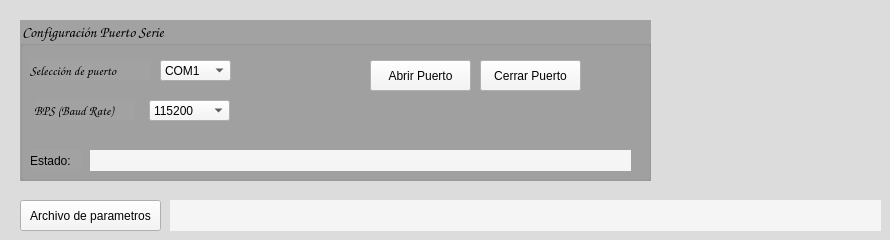
    <widget class="QWidget" name="tab">
     <property name="styleSheet">
      <string notr="true">background-color: rgb(220, 220, 220);</string>
     </property>
     <attribute name="title">
      <string notr="true">Config. de Inicio</string>
     </attribute>
     <widget class="QGroupBox" name="groupBox">
      <property name="geometry">
       <rect>
        <x>20</x>
        <y>20</y>
        <width>631</width>
        <height>161</height>
       </rect>
      </property>
      <property name="font">
       <font>
        <family>Comic Sans MS</family>
        <pointsize>11</pointsize>
        <weight>50</weight>
        <italic>false</italic>
        <bold>false</bold>
       </font>
      </property>
      <property name="styleSheet">
       <string notr="true">border-color: rgb(0, 0, 0);
color: rgb(0,0,0);
font: 11pt &quot;Comic Sans MS&quot;;
background-color: rgb(162, 162, 162);</string>
      </property>
      <property name="title">
       <string>Configuración Puerto Serie</string>
      </property>
      <widget class="QLabel" name="label_2">
       <property name="geometry">
        <rect>
         <x>14</x>
         <y>80</y>
         <width>101</width>
         <height>20</height>
        </rect>
       </property>
       <property name="font">
        <font>
         <family>Comic Sans MS</family>
         <pointsize>10</pointsize>
         <weight>50</weight>
         <italic>false</italic>
         <bold>false</bold>
        </font>
       </property>
       <property name="styleSheet">
        <string notr="true">font: 10pt &quot;Comic Sans MS&quot;;
color: rgb(2, 2, 2);</string>
       </property>
       <property name="text">
        <string>BPS (Baud Rate)</string>
       </property>
      </widget>
      <widget class="QComboBox" name="comboBox_2">
       <property name="geometry">
        <rect>
         <x>129</x>
         <y>80</y>
         <width>81</width>
         <height>21</height>
        </rect>
       </property>
       <property name="styleSheet">
        <string notr="true">font: 9pt &quot;Comic Sans MS&quot;;
color: rgb(2, 2, 2);
background-color: rgb(245, 245, 245);
selection-background-color: rgb(255, 204, 0);
selection-color: rgb(0, 0, 0);</string>
       </property>
       <item>
        <property name="text">
         <string>115200</string>
        </property>
       </item>
       <item>
        <property name="text">
         <string>76800</string>
        </property>
       </item>
       <item>
        <property name="text">
         <string>57600</string>
        </property>
       </item>
       <item>
        <property name="text">
         <string>38400</string>
        </property>
       </item>
       <item>
        <property name="text">
         <string>19200</string>
        </property>
       </item>
       <item>
        <property name="text">
         <string>9600</string>
        </property>
       </item>
      </widget>
      <widget class="QComboBox" name="comboBox">
       <property name="geometry">
        <rect>
         <x>140</x>
         <y>40</y>
         <width>71</width>
         <height>21</height>
        </rect>
       </property>
       <property name="styleSheet">
        <string notr="true">font: 9pt &quot;Comic Sans MS&quot;;
color: rgb(2, 2, 2);
background-color: rgb(245, 245, 245);
selection-background-color: rgb(255, 204, 0);
selection-color: rgb(0, 0, 0);</string>
       </property>
       <item>
        <property name="text">
         <string>COM1</string>
        </property>
       </item>
       <item>
        <property name="text">
         <string>COM2</string>
        </property>
       </item>
       <item>
        <property name="text">
         <string>COM3</string>
        </property>
       </item>
       <item>
        <property name="text">
         <string>COM4</string>
        </property>
       </item>
       <item>
        <property name="text">
         <string>COM5</string>
        </property>
       </item>
       <item>
        <property name="text">
         <string>COM6</string>
        </property>
       </item>
       <item>
        <property name="text">
         <string>COM7</string>
        </property>
       </item>
       <item>
        <property name="text">
         <string>COM8</string>
        </property>
       </item>
       <item>
        <property name="text">
         <string>COM9</string>
        </property>
       </item>
       <item>
        <property name="text">
         <string>COM10</string>
        </property>
       </item>
       <item>
        <property name="text">
         <string>COM11</string>
        </property>
       </item>
       <item>
        <property name="text">
         <string>COM12</string>
        </property>
       </item>
       <item>
        <property name="text">
         <string>COM13</string>
        </property>
       </item>
       <item>
        <property name="text">
         <string>COM14</string>
        </property>
       </item>
       <item>
        <property name="text">
         <string>COM15</string>
        </property>
       </item>
      </widget>
      <widget class="QLabel" name="label">
       <property name="geometry">
        <rect>
         <x>10</x>
         <y>40</y>
         <width>121</width>
         <height>20</height>
        </rect>
       </property>
       <property name="font">
        <font>
         <family>Comic Sans MS</family>
         <pointsize>10</pointsize>
         <weight>50</weight>
         <italic>false</italic>
         <bold>false</bold>
        </font>
       </property>
       <property name="styleSheet">
        <string notr="true">font: 10pt &quot;Comic Sans MS&quot;;
color: rgb(2, 2, 2);</string>
       </property>
       <property name="text">
        <string>Selección de puerto</string>
       </property>
      </widget>
      <widget class="QPushButton" name="pushButton_5">
       <property name="geometry">
        <rect>
         <x>460</x>
         <y>40</y>
         <width>101</width>
         <height>31</height>
        </rect>
       </property>
       <property name="styleSheet">
        <string notr="true">font: 9pt &quot;Comic Sans MS&quot;;
color: rgb(2, 2, 2);
background-color: rgb(245, 245, 245);</string>
       </property>
       <property name="text">
        <string>Cerrar Puerto</string>
       </property>
      </widget>
      <widget class="QPushButton" name="pushButton_55">
       <property name="geometry">
        <rect>
         <x>350</x>
         <y>40</y>
         <width>101</width>
         <height>31</height>
        </rect>
       </property>
       <property name="styleSheet">
        <string notr="true">font: 9pt &quot;Comic Sans MS&quot;;
color: rgb(2, 2, 2);
background-color: rgb(245, 245, 245);</string>
       </property>
       <property name="text">
        <string>Abrir Puerto</string>
       </property>
      </widget>
      <widget class="QLabel" name="label_3">
       <property name="geometry">
        <rect>
         <x>70</x>
         <y>130</y>
         <width>541</width>
         <height>21</height>
        </rect>
       </property>
       <property name="styleSheet">
        <string notr="true">font: 10pt &quot;Comic Sans MS&quot;;
color: rgb(2, 2, 2);
background-color: rgb(245, 245, 245);</string>
       </property>
       <property name="text">
        <string/>
       </property>
      </widget>
      <widget class="QLabel" name="label_4">
       <property name="geometry">
        <rect>
         <x>10</x>
         <y>130</y>
         <width>51</width>
         <height>21</height>
        </rect>
       </property>
       <property name="styleSheet">
        <string notr="true">font: 10pt &quot;Comic Sans MS&quot;;
color: rgb(2, 2, 2);</string>
       </property>
       <property name="text">
        <string>Estado:</string>
       </property>
      </widget>
     </widget>
     <widget class="QPushButton" name="pushButton">
      <property name="geometry">
       <rect>
        <x>20</x>
        <y>200</y>
        <width>141</width>
        <height>31</height>
       </rect>
      </property>
      <property name="styleSheet">
       <string notr="true">font: 9pt &quot;Comic Sans MS&quot;;
color: rgb(2, 2, 2);
background-color: rgb(245, 245, 245);</string>
      </property>
      <property name="text">
       <string>Archivo de parametros</string>
      </property>
     </widget>
     <widget class="QLabel" name="label_9">
      <property name="geometry">
       <rect>
        <x>170</x>
        <y>200</y>
        <width>711</width>
        <height>31</height>
       </rect>
      </property>
      <property name="styleSheet">
       <string notr="true">font: 8pt &quot;Comic Sans MS&quot;;
color: rgb(2, 2, 2);
background-color: rgb(245, 245, 245);</string>
      </property>
      <property name="text">
       <string/>
      </property>
     </widget>
    </widget>
